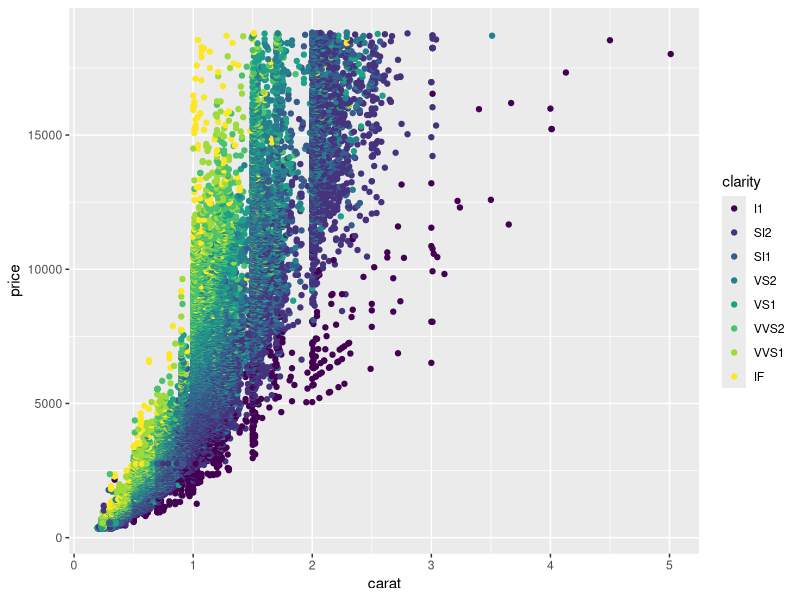
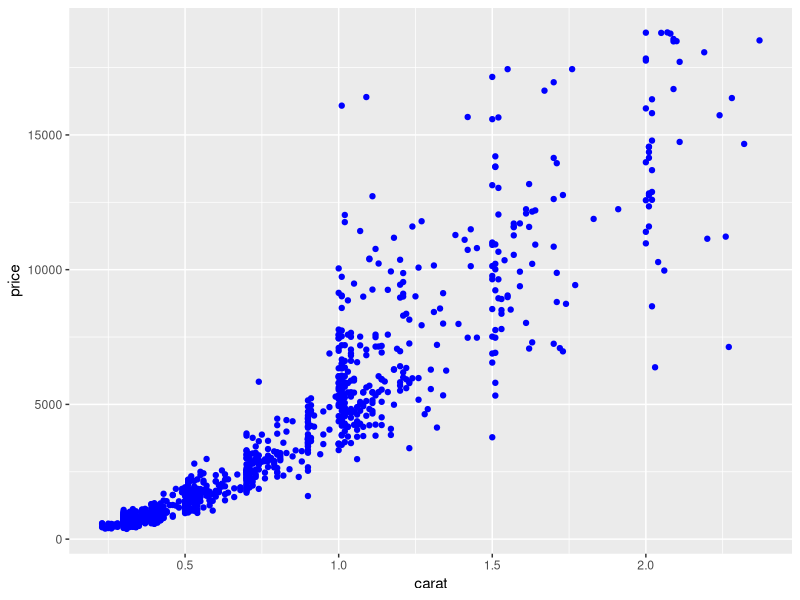

Reproduce these figures in R, in order. (Note: this script raises an error after producing the figures.)
# Exercise 1: ggplot2 basics

# Install and load the `ggplot2` package
# You will also want to load `dplyr`
library(ggplot2)
library(dplyr)

# For this exercise you'll be working with the `diamonds` data set included in
# the ggplot2 library
# Use `?diamonds` to get more information about this data set (including the
# column descriptions. Also check the _column names_ and the _number of rows_
# in the data set
?diamonds

# This data set has A LOT of rows. To make things a bit more readable,
# use dplyr's `sample_n()` function to get a random 1000 rows from the data set
# Store this sample in a variable `diamonds_sample`
diamonds_sample <- sample_n(diamonds, 1000)

# Start by making a new `ggplot` with the `diamonds_sample` as the data (no
# geometry yet)
# What do you see? (What did you expect?)


# Draw a scatter plot (with point geometry) with for the `diamonds_sample` set,
# with the `carat` mapped to the x-position and `price` mapped to the y-position.


# Draw the same plot as above, but color each of the points based on their
# clarity.


# Draw the same plot as above, but for the entire `diamonds` data set. Note this
# may take a few seconds to generate.
ggplot(data = diamonds) +
  geom_point(mapping = aes(x = carat, y = price, color = clarity))

# Draw another scatter plot for `diamonds_sample` of price (y) by carat (x),
# but with all of the dots colored "blue".
# Hint: you'll need to set the color channel, not map a value to it!
ggplot(data = diamonds_sample) +
  geom_point(mapping = aes(x = carat, y = price), color = "blue")

# Draw a scatter plot for `diamonds_sample` of `price` by `carat`, where each
# point has an aesthetic _shape_ based on the diamond's `cut`.
ggplot(data = dismons_sample) +
  geom_point(mapping = aes(x = carat, y = price, shape = cut))

# Draw a scatter plot for `diamonds_sample` of *`cut`* by `carat`, where each
# point has an aesthetic _size_ based on the diamond's *`price`*
ggplot(data = diamonds_sample) +
  geom_point(mapping = aes(x = carat, y = cut, size = price))

# Try coloring the above plot based on the diamond's price!
ggplot(data = diamonds_sample) +
  geom_point(mpaping = aes(x = carat, y = cut, size = price, color = price))

# Draw a line plot (with line geometry) for `diamonds_sample`. The x-position
# should be mapped to carat, y-position to price, and color to cut.
ggplot(data = diamonds_sample) +
  geom_line(mapping = aes(x = carat, y = price, color = cut))

# That's kind of messy. Try using `smooth` geometry instead.
ggplot(data = diamonds_sample) +
  geom_smooth(mapping = aes(x = carat, y = price, color = cut))

# Draw a plot with column geometry (a bar chart), mapping the diamond's `cut` to
# the x-axis and `price` to the y-axis. Note that by default, column geometry
# will us the "sum" of all of the y-values, so that the chart is actually of the
# TOTAL value of all of the diamonds of that cut!
ggplot(data = diamonds_sample) +
  geom_col(mapping = aes(x = cut, y = price))

# Add an aesthetic property that will _fill_ each bar geometry based on the
# `clarity` of the diamonds.
# What kind of chart do you get?
ggplot(data = diamonds_sample) +
  geom_col(mapping = aes(x = cut, y = price, fill = clarity))


# Draw a plot of the `diamonds_sample` data (price by carat), with both points
# for each diamond AND smoothed lines for each cut (hint: in a separate color)
# Give the points an `alpha` (transparency) of 0.3 to make the plot look nicer
ggplot(data = diamonds_sample) +
  geom_point(mapping = aes(x = carat, y = price, color = cut), alpha = 0.3) +
  geom_smooth(mapping = aes(x = carat, y = price, color = cut), se = TRUE)

## Bonus
# Draw a column chart of average diamond prices by clarity, and include
# "error bars" marking the standard error of each measurement.
#
# You can calculate standard error as the _standard deviation_ divided by the
# square root of the number of measurements (prices)

# Start by creating a data frame `clarity_summary` that includes summarized data
# for each clarity group. Your summary data should include the mean price and the
# standard error of the price.


# Then draw the plot. The error bars should stretch from the mean-error to the
# mean+error.
